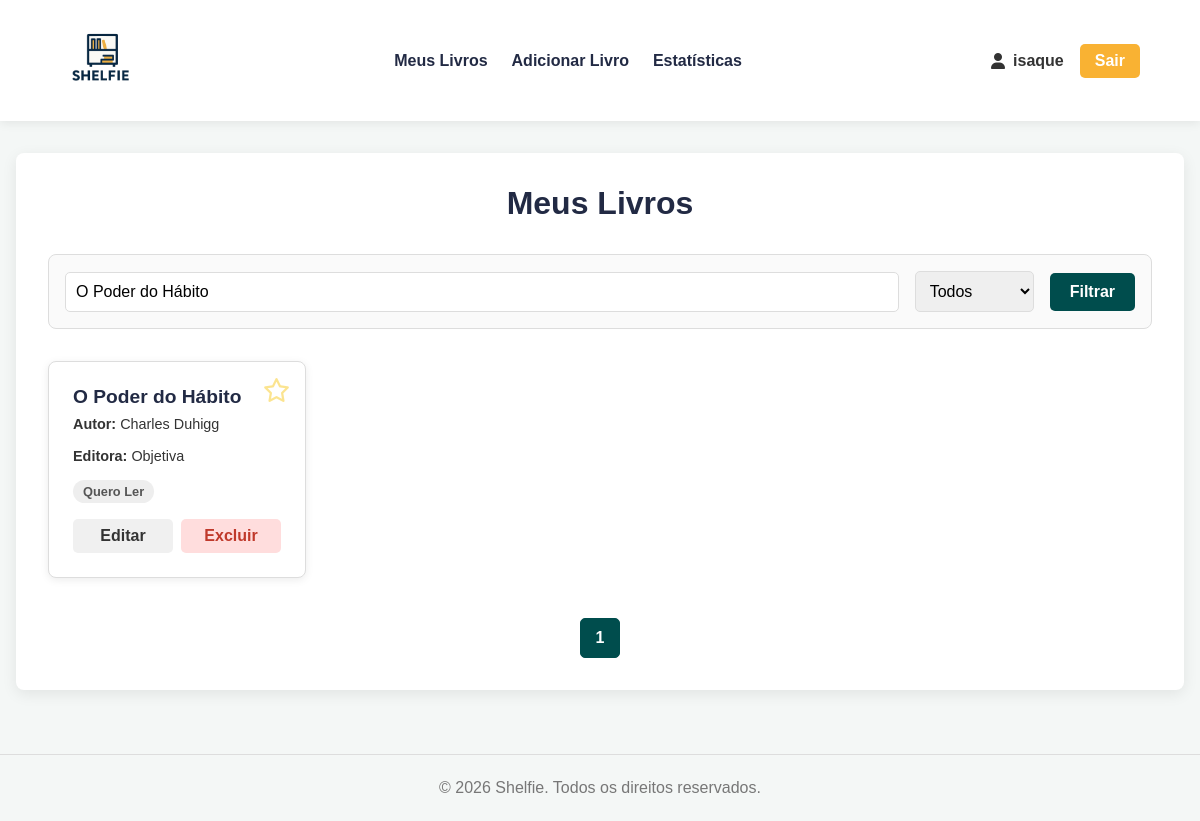
The app's page /app/meus_livros.php?busca=O Poder do Hábito (signed in) with its own data.
### tables this page shows
CREATE TABLE IF NOT EXISTS livros (
    id INT AUTO_INCREMENT PRIMARY KEY,
    id_usuario INT NOT NULL,
    titulo VARCHAR(255) NOT NULL,
    autor VARCHAR(150) NOT NULL,
    editora VARCHAR(150) DEFAULT NULL,
    categoria VARCHAR(100) DEFAULT NULL,
    andamento ENUM('Quero Ler', 'Lendo', 'Lido', 'Abandonei') NOT NULL DEFAULT 'Quero Ler',
    nota TINYINT DEFAULT NULL,
    resenha TEXT DEFAULT NULL,
    favorito TINYINT(1) NOT NULL DEFAULT 0,
    data_adicao DATETIME DEFAULT CURRENT_TIMESTAMP,
    FOREIGN KEY (id_usuario) REFERENCES usuarios(id) ON DELETE CASCADE
);

### app/meus_livros.php (the view, shortened to what this page needs)
<?php
include 'templates/header.php';
require 'conexao.php';
$limit = 8;
$page = isset($_GET['page']) ? (int)$_GET['page'] : 1;
$offset = ($page > 0) ? ($page - 1) * $limit : 0;
$params = [$_SESSION['id_usuario']];
$sql = "SELECT SQL_CALC_FOUND_ROWS * FROM livros WHERE id_usuario = ?";
if (!empty($_GET['busca'])) {
    $sql .= " AND (titulo LIKE ? OR autor LIKE ?)";
    $params[] = '%' . $_GET['busca'] . '%';
    $params[] = '%' . $_GET['busca'] . '%';
}
$sql .= " ORDER BY data_adicao DESC LIMIT $limit OFFSET $offset";
$stmt = $pdo->prepare($sql);
$stmt->execute($params);
$livros = $stmt->fetchAll(PDO::FETCH_ASSOC);
$total_livros = $pdo->query("SELECT FOUND_ROWS()")->fetchColumn();
$total_pages = ceil($total_livros / $limit);
?>
<div class="container page-container">
    <h1>Meus Livros</h1>
    <div class="search-filter-box">
        <form action="meus_livros.php" method="GET">
             <input type="text" name="busca" placeholder="Buscar por título ou autor..." value="<?= htmlspecialchars($_GET['busca'] ?? '') ?>">
            <select name="filtro_status">
                <option value="">Todos</option>
            </select>
            <button type="submit">Filtrar</button>
        </form>
    </div>
<div class="livros-grid">
    <?php foreach ($livros as $livro): ?>
        <div class="livro-card">
            <div class="card-favorito">
                <a href="processa_favorito.php?id=<?= $livro['id'] ?>">
                    <i class="<?= $livro['favorito'] ? 'fa-solid fa-star' : 'fa-regular fa-star' ?>"></i>
                </a>
            </div>
            <h4><?= htmlspecialchars($livro['titulo']) ?></h4>
            <p><strong>Autor:</strong> <?= htmlspecialchars($livro['autor']) ?></p>
            <?php if (!empty($livro['editora'])): ?>
                <p><strong>Editora:</strong> <?= htmlspecialchars($livro['editora']) ?></p>
            <?php endif; ?>
            <span class="status-tag"><?= htmlspecialchars($livro['andamento']) ?></span>
            <div class="card-actions">
                <a href="editar_livro.php?id=<?= $livro['id'] ?>" class="btn-edit">Editar</a>
                <a href="processa_exclusao.php?id=<?= $livro['id'] ?>" class="btn-delete" onclick="return confirm('Tem certeza que deseja excluir este livro?')">Excluir</a>
            </div>
        </div>
    <?php endforeach; ?>
</div>
    <div class="pagination">
        <?php for ($i = 1; $i <= $total_pages; $i++): ?>
            <a href="?page=<?= $i ?>&busca=<?= htmlspecialchars($_GET['busca'] ?? '') ?>&filtro_status=<?= htmlspecialchars($_GET['filtro_status'] ?? '') ?>" class="<?= $page == $i ? 'active' : '' ?>"><?= $i ?></a>
        <?php endfor; ?>
    </div>
</div>
<?php include 'templates/footer.php'; ?>

### app/css/style.css (style rules this page uses)
:root { --cor-principal: #004d4d; --cor-secundaria: #222a44; --cor-destaque: #f9b233; --cor-fundo: #f4f7f6; --cor-texto: #333; --cor-branca: #FFFFFF; --cor-borda: #ddd; --cor-sombra: rgba(0, 0, 0, 0.08); --cor-favorito: #f9ca24; }
* { margin: 0; padding: 0; box-sizing: border-box; font-family: 'Montserrat', sans-serif; }
body { background-color: var(--cor-fundo); color: var(--cor-texto); display: flex; flex-direction: column; min-height: 100vh; }
.container { width: 90%; max-width: 1200px; margin: 0 auto; }
a { text-decoration: none; color: var(--cor-principal); transition: color 0.3s ease; }
h1 { color: var(--cor-secundaria); margin-bottom: 2rem; text-align: center; }
.page-container { width: 100%; max-width: 1200px; margin: 0 auto; padding: 2rem; background-color: var(--cor-branca); border-radius: 8px; box-shadow: 0 4px 15px var(--cor-sombra); }
.search-filter-box { margin-bottom: 2rem; padding: 1rem; background-color: #fafafa; border-radius: 8px; border: 1px solid var(--cor-borda); }
.search-filter-box form { display: flex; gap: 1rem; align-items: center; }
.search-filter-box input, .search-filter-box select { padding: 10px; border: 1px solid var(--cor-borda); border-radius: 5px; font-size: 1rem; }
.search-filter-box input { flex: 1; }
.search-filter-box button { padding: 10px 20px; border: none; border-radius: 5px; background-color: var(--cor-principal); color: var(--cor-branca); font-size: 1rem; cursor: pointer; font-weight: 600; }
.livros-grid { display: grid; grid-template-columns: repeat(auto-fill, minmax(250px, 1fr)); gap: 1.5rem; }
.livro-card { background-color: var(--cor-branca); border: 1px solid var(--cor-borda); border-radius: 8px; padding: 1.5rem; box-shadow: 0 2px 8px var(--cor-sombra); position: relative; display: flex; flex-direction: column; }
.livro-card h4 { color: var(--cor-secundaria); margin-bottom: 0.5rem; font-size: 1.2rem; }
.livro-card p { margin-bottom: 1rem; font-size: 0.9rem; }
.status-tag { align-self: flex-start; background-color: #eee; color: #555; padding: 4px 10px; border-radius: 15px; font-size: 0.8rem; font-weight: 600; margin-bottom: 1rem; }
.card-favorito { position: absolute; top: 15px; right: 15px; font-size: 1.5rem; }
.card-favorito a { color: var(--cor-favorito); opacity: 0.5; }
.card-actions { margin-top: auto; display: flex; gap: 0.5rem; }
.card-actions a { padding: 8px 12px; border-radius: 5px; text-align: center; font-weight: 600; flex: 1; }
.btn-edit { background-color: #f0f0f0; color: var(--cor-texto); }
.btn-delete { background-color: #ffdddd; color: #c0392b; }
.pagination { display: flex; justify-content: center; gap: 0.5rem; margin-top: 2.5rem; }
.pagination a { color: var(--cor-principal); padding: 10px 15px; border: 1px solid var(--cor-borda); border-radius: 5px; font-weight: 600; }
.pagination a.active { background-color: var(--cor-principal); color: var(--cor-branca); border-color: var(--cor-principal); }

### records on screen
livros: favorito 0 (drawn), titulo "O Poder do Hábito", autor "Charles Duhigg", editora "Objetiva", andamento "Quero Ler"

### other values on screen
$nome_usuario "isaque"
